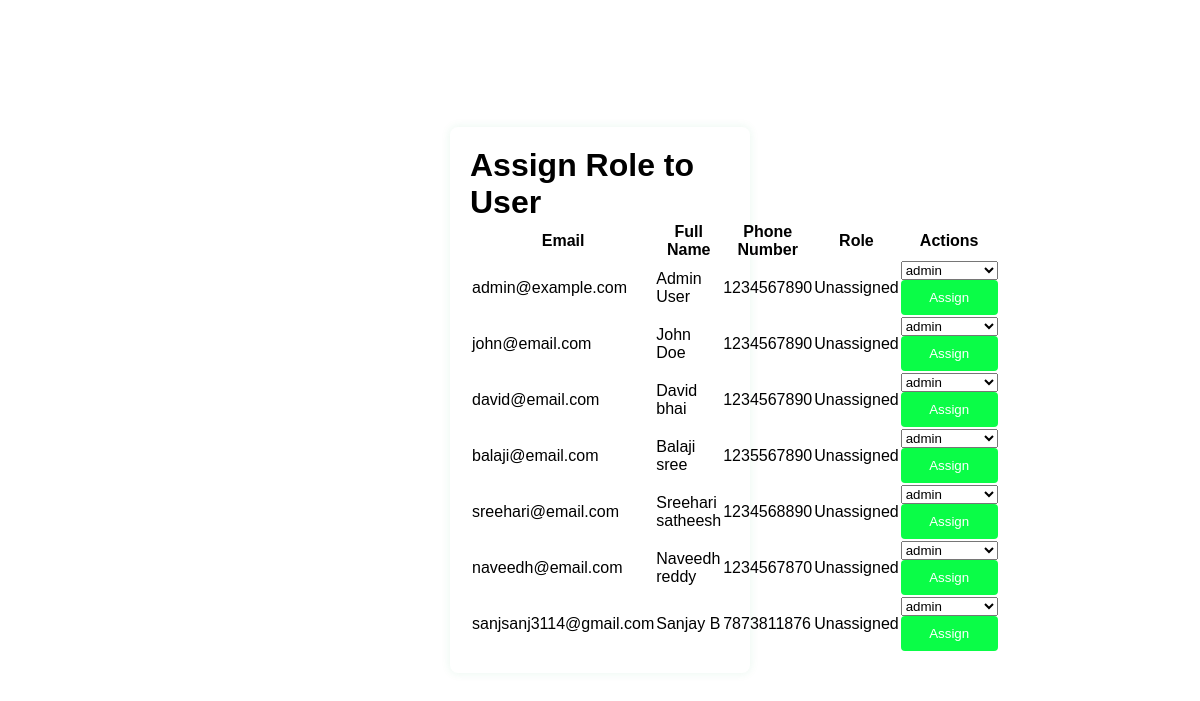
/assign_role_page, run on an earlier commit of the app's database.
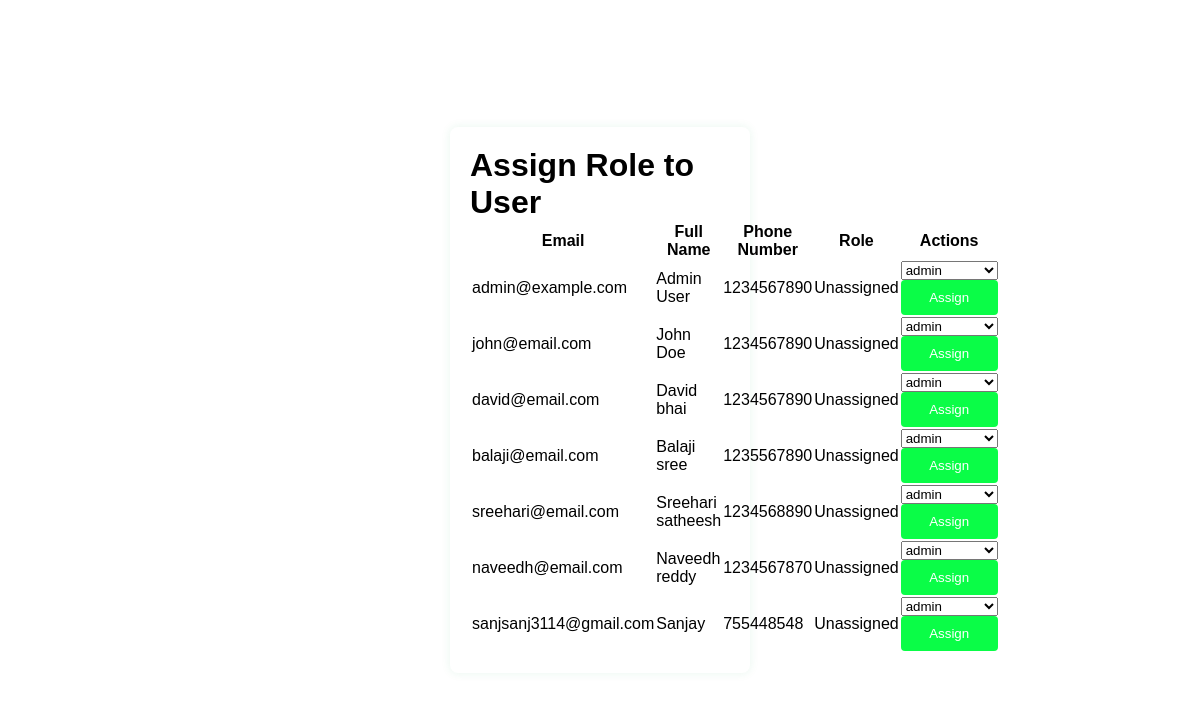
And on a later commit of the database.
### tables this page shows
CREATE TABLE users (
        user_id INTEGER PRIMARY KEY AUTOINCREMENT,
        email TEXT UNIQUE NOT NULL,
        password_hash TEXT NOT NULL,
        full_name TEXT,
        phone_number TEXT,
        created_at TIMESTAMP DEFAULT CURRENT_TIMESTAMP,
        updated_at TIMESTAMP DEFAULT CURRENT_TIMESTAMP,
        last_login TIMESTAMP,
        is_active BOOLEAN DEFAULT TRUE,
        is_admin INTEGER DEFAULT 0,
        is_delivery_boy INTEGER DEFAULT 0,
        role_id INTEGER,
        FOREIGN KEY(role_id) REFERENCES roles(role_id)
    );

### app.py (the view)
@app.route('/assign_role_page', methods=['GET', 'POST'])
def assign_role_page():
    conn = get_db()
    cursor = conn.cursor()
    cursor.execute('SELECT * FROM Users')
    users = cursor.fetchall()
    cursor.execute('SELECT * FROM roles')
    roles = cursor.fetchall()
    conn.close()
    return render_template('assign_role_page.html', users=users, roles=roles)

### app.py (called while the page is built)
@app.teardown_appcontext
def close_connection(exception):
    db = getattr(g, '_database', None)
    if db is not None:
        db.close()

def get_db():
    conn = sqlite3.connect('existing_database.db')
    conn.row_factory = sqlite3.Row
    return conn

### templates/assign_role_page.html (shortened to what this page needs)
<!DOCTYPE html>
<html lang="en">
<head>
    <link rel="stylesheet" href="{{ url_for('static', filename='css/assign_role_page.css') }}">
</head>
<body>
    <div class="container">
        <h1>Assign Role to User</h1>
        <table>
            <thead>
                <tr>
                    <th>Email</th>
                    <th>Full Name</th>
                    <th>Phone Number</th>
                    <th>Role</th>
                    <th>Actions</th>
                </tr>
            </thead>
            <tbody>
                {% for user in users %}
                <tr>
                    <td>{{ user['email'] }}</td>
                    <td>{{ user['full_name'] }}</td>
                    <td>{{ user['phone_number'] }}</td>
                    <td>{{ user['role'] or 'Unassigned' }}</td>
                    <td>
                        <form method="POST" action="{{ url_for('assign_role', user_id=user['user_id']) }}">
                            <select name="role">
                                {% for role in roles %}
                                    <option value="{{ role['role_id'] }}" {% if role['role_id'] == user['role_id'] %} selected {% endif %}>{{ role['role_name'] }}</option>
                                {% endfor %}
                            </select>
                            <button type="submit" class="btn-small">Assign</button>
                        </form>
                    </td>
                </tr>
                {% endfor %}
            </tbody>
        </table>
    </div>
</body>
</html>

What changed in the data, as far as the page shows it:
changed users "sanjsanj3114@gmail.com": full_name "Sanjay B" → "Sanjay"; phone_number "7873811876" → "755448548"
